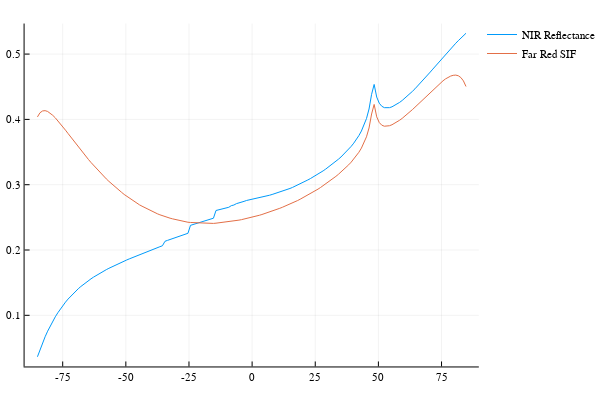

Notebook cell for this chart:
### Code cell
plot(VZA, reflNIR, label="NIR Reflectance")
plot!(VZA, SIF_FR/5, label="Far Red SIF")

### Figure 1 — Plotly figure (JSON) as saved in the notebook; plotly's stock layout.template omitted (floating-point values rounded to 4 significant figures; data arrays with more than 128 entries replaced by an {"elided": "..."} marker saying what was removed)
{"data": [{"colorbar": {"title": ""}, "legendgroup": "NIR Reflectance", "line": {"color": "rgba(0, 154, 250, 1.000)", "dash": "solid", "shape": "linear", "width": 1}, "mode": "lines", "name": "NIR Reflectance", "showlegend": true, "type": "scatter", "x": {"elided": "169 float values"}, "xaxis": "x1", "y": {"elided": "169 float values"}, "yaxis": "y1", "zmax": null, "zmin": null}, {"colorbar": {"title": ""}, "legendgroup": "Far Red SIF", "line": {"color": "rgba(227, 111, 71, 1.000)", "dash": "solid", "shape": "linear", "width": 1}, "mode": "lines", "name": "Far Red SIF", "showlegend": true, "type": "scatter", "x": {"elided": "169 float values"}, "xaxis": "x1", "y": {"elided": "169 float values"}, "yaxis": "y1", "zmax": null, "zmin": null}], "layout": {"annotations": [], "height": 400, "legend": {"bgcolor": "rgba(255, 255, 255, 1.000)", "bordercolor": "rgba(0, 0, 0, 1.000)", "font": {"color": "rgba(0, 0, 0, 1.000)", "family": "sans-serif", "size": 11}, "tracegroupgap": 0, "x": 1, "y": 1}, "margin": {"b": 20, "l": 0, "r": 0, "t": 20}, "paper_bgcolor": "rgba(255, 255, 255, 1.000)", "plot_bgcolor": "rgba(255, 255, 255, 1.000)", "showlegend": true, "width": 600, "xaxis": {"anchor": "y1", "domain": [0.05101, 0.9934], "gridcolor": "rgba(0, 0, 0, 0.100)", "gridwidth": 0.5, "linecolor": "rgba(0, 0, 0, 1.000)", "mirror": false, "range": [-90.09, 89.77], "showgrid": true, "showline": true, "showticklabels": true, "tickangle": 0, "tickcolor": "rgb(0, 0, 0)", "tickfont": {"color": "rgba(0, 0, 0, 1.000)", "family": "sans-serif", "size": 11}, "tickmode": "array", "ticks": "inside", "ticktext": ["-75", "-50", "-25", "0", "25", "50", "75"], "tickvals": [-75, -50, -25, 0, 25, 50, 75], "title": "", "titlefont": {"color": "rgba(0, 0, 0, 1.000)", "family": "sans-serif", "size": 15}, "type": "-", "visible": true, "zeroline": false, "zerolinecolor": "rgba(0, 0, 0, 1.000)"}, "yaxis": {"anchor": "x1", "domain": [0.03762, 0.9902], "gridcolor": "rgba(0, 0, 0, 0.100)", "gridwidth": 0.5, "linecolor": "rgba(0, 0, 0, 1.000)", "mirror": false, "range": [0.02171, 0.5468], "showgrid": true, "showline": true, "showticklabels": true, "tickangle": 0, "tickcolor": "rgb(0, 0, 0)", "tickfont": {"color": "rgba(0, 0, 0, 1.000)", "family": "sans-serif", "size": 11}, "tickmode": "array", "ticks": "inside", "ticktext": ["0.1", "0.2", "0.3", "0.4", "0.5"], "tickvals": [0.1, 0.2, 0.3, 0.4, 0.5], "title": "", "titlefont": {"color": "rgba(0, 0, 0, 1.000)", "family": "sans-serif", "size": 15}, "type": "-", "visible": true, "zeroline": false, "zerolinecolor": "rgba(0, 0, 0, 1.000)"}}}
